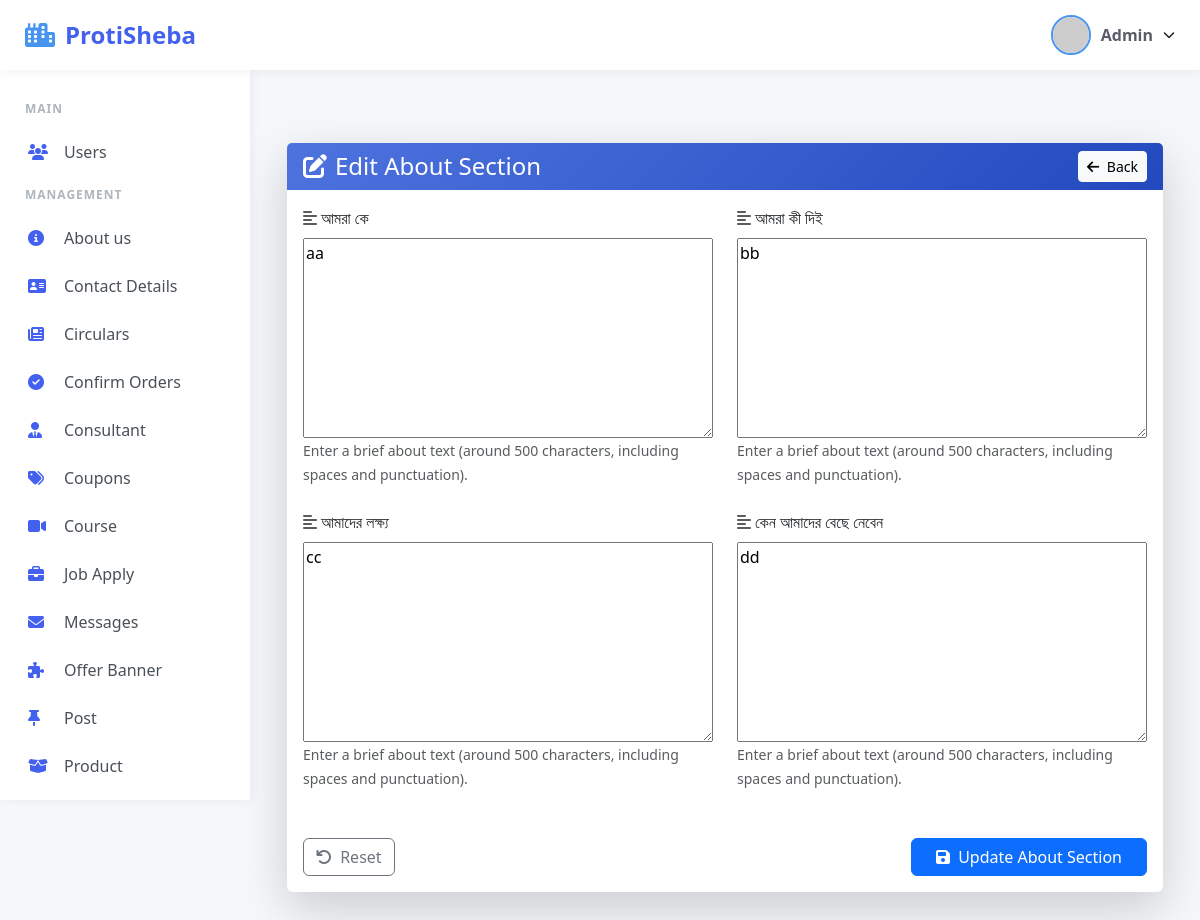
The page /admin/index.php?e=about (signed in) on the database its author committed.
### tables this page shows
CREATE TABLE `about` (
  `id` int(1) NOT NULL,
  `who` text NOT NULL,
  `aim` text NOT NULL,
  `service` text NOT NULL,
  `why` text NOT NULL
);

### admin/view/about.php (the view, shortened to what this page needs)
<?php
    $sql = "SELECT * FROM about WHERE id = '1'";
    $result = $conn->query($sql);
    $row = $result->fetch_assoc();
?>
<div class="container my-5">
    <div class="card shadow-lg border-0">
        <div class="card-header bg-gradient-primary text-white">
            <div class="d-flex justify-content-between align-items-center">
                <h4 class="mb-0"><i class="fas fa-edit me-2"></i>Edit About Section</h4>
                <a href="javascript:history.back()" class="btn btn-light btn-sm">
                    <i class="fas fa-arrow-left me-1"></i> Back
                </a>
            </div>
        </div>
        <div class="card-body">
            <form action="action/update_about.php" method="POST" class="needs-validation" novalidate>
                <div class="row g-4">
                    <div class="col-md-6">
                        <div class="mb-4">
                            <label for="who" class="form-label">
                                <i class="fas fa-align-left me-1 text-muted"></i>আমরা কে
                            </label>
                            <div id="who" style="height: 200px;">
                                <textarea name="who" style="height: 200px; width: 100%;" maxlength="500"><?= $row['who'] ?></textarea>
                            </div>
                            <small class="text-muted">Enter a brief about text (around 500 characters, including spaces and punctuation).</small>
                        </div>
                        <div class="mb-4">
                            <label for="aim" class="form-label">
                                <i class="fas fa-align-left me-1 text-muted"></i>আমাদের লক্ষ্য
                            </label>
                            <div id="aim" style="height: 200px;">
                                <textarea name="aim" style="height: 200px; width: 100%;" maxlength="500"><?= $row['aim'] ?></textarea>
                            </div>
                            <small class="text-muted">Enter a brief about text (around 500 characters, including spaces and punctuation).</small>
                        </div>
                    </div>
                    <div class="col-md-6">
                        <div class="mb-4">
                            <label for="service" class="form-label">
                                <i class="fas fa-align-left me-1 text-muted"></i>আমরা কী দিই
                            </label>
                            <div id="service" style="height: 200px;">
                                <textarea name="service" style="height: 200px; width: 100%;" maxlength="500"><?= $row['service'] ?></textarea>
                            </div>
                            <small class="text-muted">Enter a brief about text (around 500 characters, including spaces and punctuation).</small>
                        </div>
                        <div class="mb-4">
                            <label for="why" class="form-label">
                                <i class="fas fa-align-left me-1 text-muted"></i>কেন আমাদের বেছে নেবেন
                            </label>
                            <div id="why" style="height: 200px;">
                                <textarea name="why" style="height: 200px; width: 100%;" maxlength="500"><?= $row['why'] ?></textarea>
                            </div>
                            <small class="text-muted">Enter a brief about text (around 500 characters, including spaces and punctuation).</small>
                        </div>
                    </div>
                </div>
                <div class="d-flex justify-content-between mt-4">
                    <button type="reset" class="btn btn-outline-secondary">
                        <i class="fas fa-undo me-1"></i> Reset
                    </button>
                    <button type="submit" class="btn btn-primary px-4" id="submit-btn">
                        <i class="fas fa-save me-1"></i> Update About Section
                    </button>
                </div>
            </form>
        </div>
    </div>
</div>

### css/admin.css (style rules this page uses)
:root { --primary-color: #4361ee; --secondary-color: #3f37c9; --accent-color: #4895ef; --light-color: #f8f9fa; --dark-color: #212529; --success-color: #4cc9f0; --warning-color: #f8961e; --danger-color: #f72585; }
body { margin: 0; padding: 0; background-color: #f5f7fb; font-family: 'Segoe UI', Tahoma, Geneva, Verdana, sans-serif; overflow-x: hidden; }
:root { --primary-page: #4e73df; --secondary-color: #1cc88a; --danger-color: #e74a3b; --dark-color: #5a5c69; }
.card-header { background: linear-gradient(135deg, var(--primary-page) 0%, #224abe 100%); border-bottom: none; }

### rows shown on the page
about: who "aa", aim "cc", service "bb", why "dd"

### other values the page prints
$section "MAIN"
$item['t'] "Users"
$section "MANAGEMENT"
$item['t'] "About us"
$item['t'] "Contact Details"
$item['t'] "Circulars"
$item['t'] "Confirm Orders"
$item['t'] "Consultant"
$item['t'] "Coupons"
$item['t'] "Course"
$item['t'] "Job Apply"
$item['t'] "Messages"
$item['t'] "Offer Banner"
$item['t'] "Post"
$item['t'] "Product"
